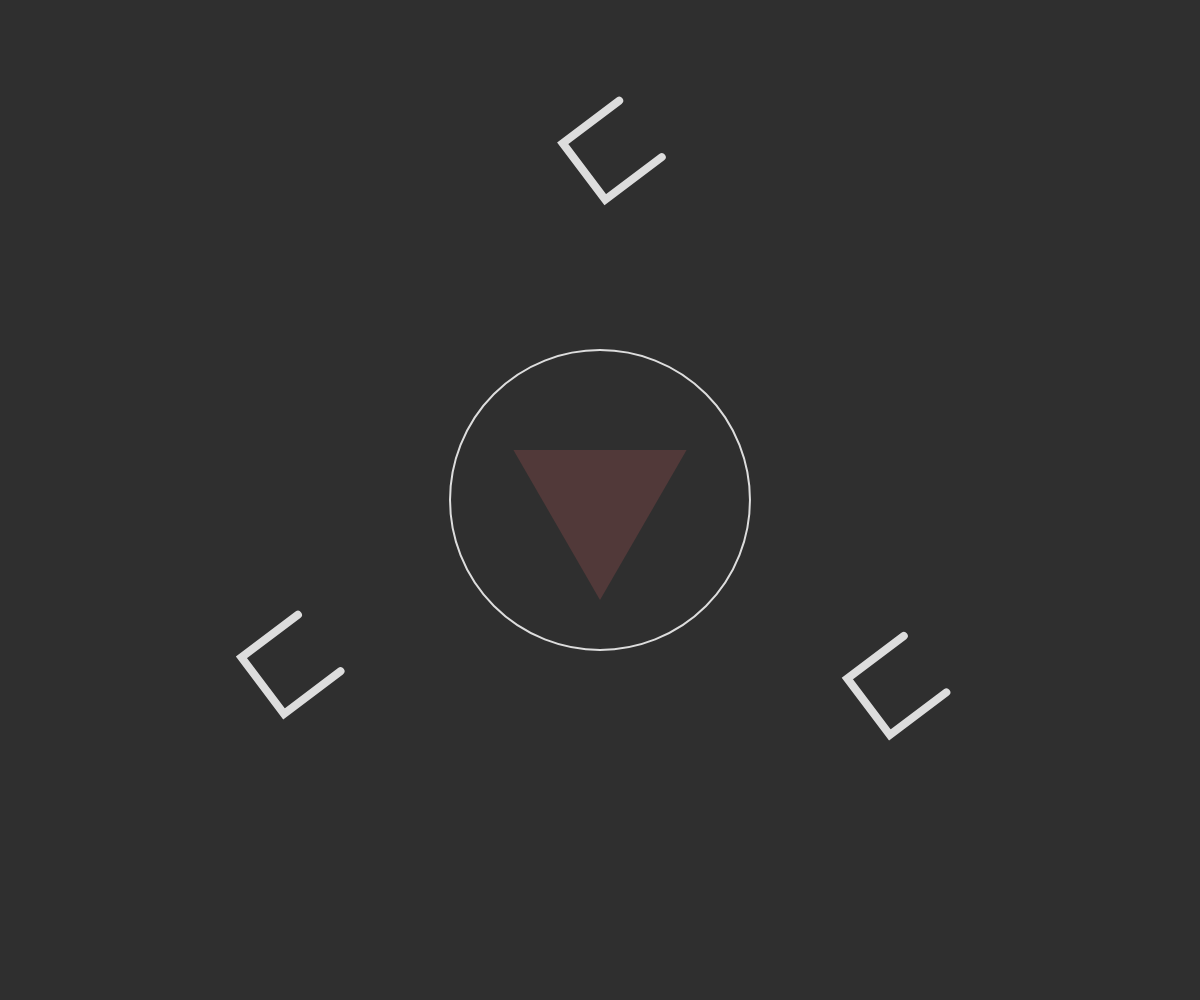
Frame 1 (no input)
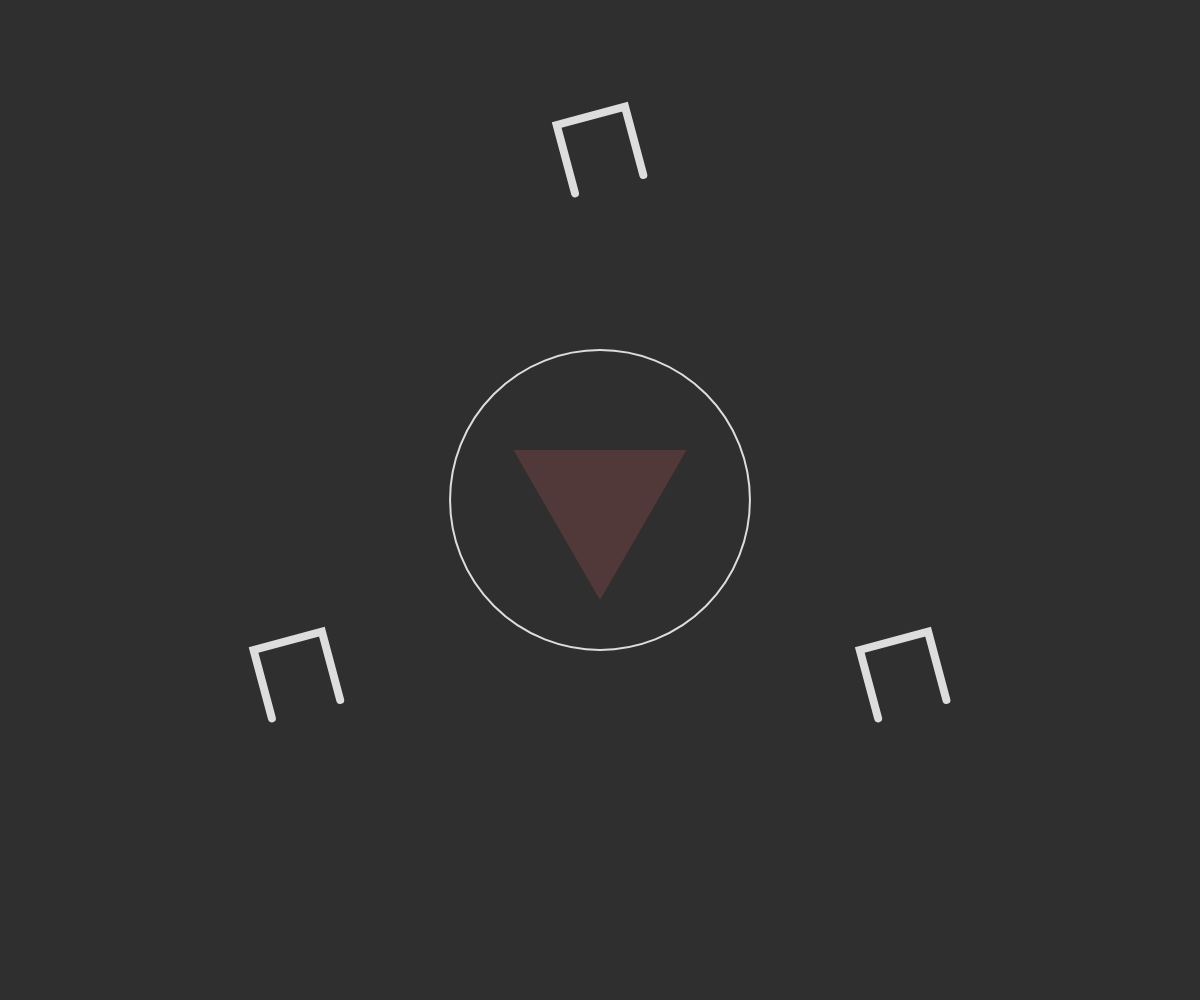
Frame 60 (no input)
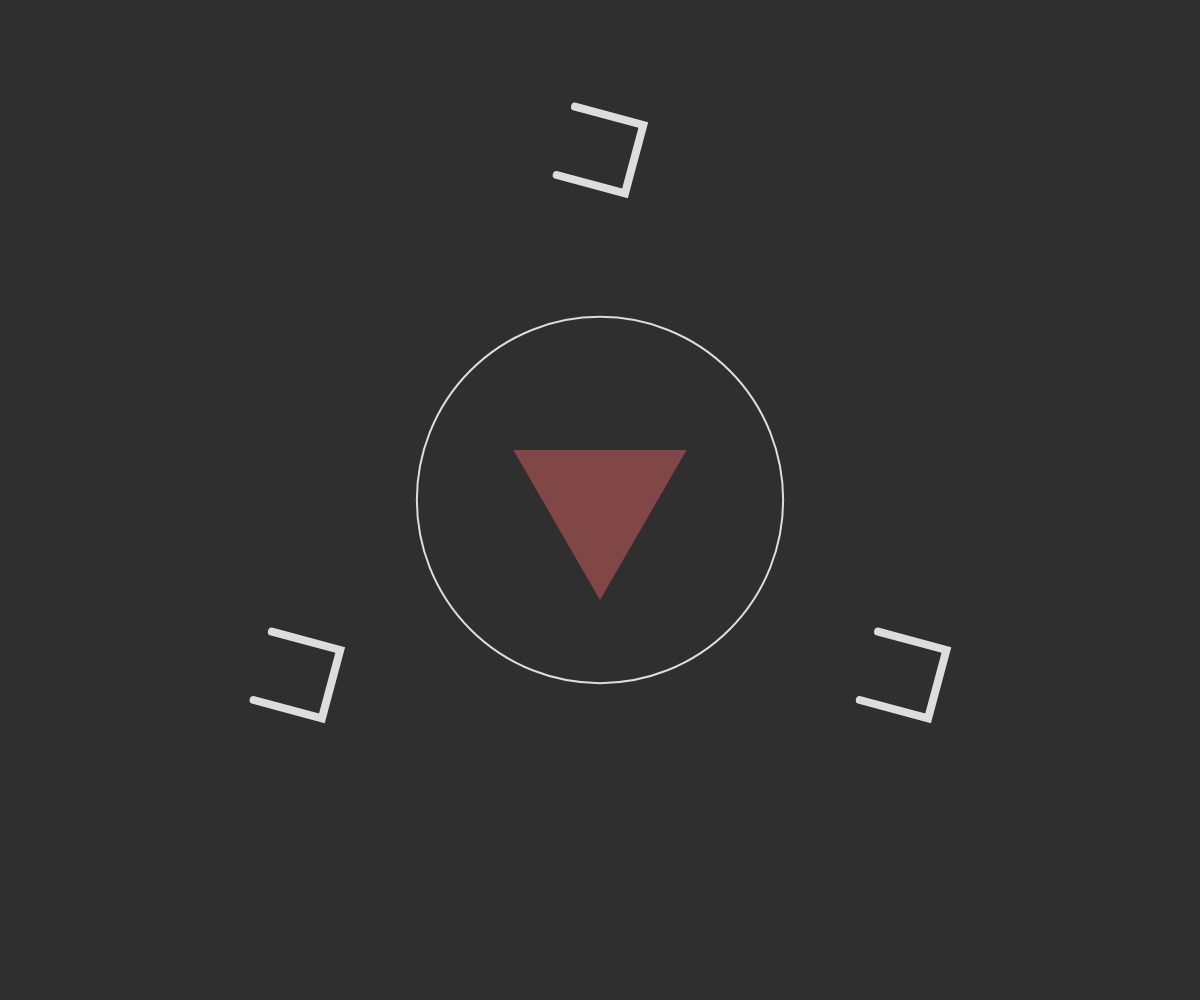
Frame 120 (the mouse pressed at the canvas centre since frame 60)

The p5.js sketch that drew these frames (run headless with seeded random() and noise() and a simulated clock; from frame 60 on, the mouse is pressed at the canvas centre):

// p5.js sketch
// ── sketch.js
const G = {
    ANIM_TIME: 180,
    SQUARE_SIZE: 0.05,
    SQUARE_MOV_RADIUS: 0.35,
    SQUARE_WEIGHT: 8,
    HEART_RADIUS: 0.10,
    HEART_ALPHA_INIT: 55,
    HEART_ALPHA_CHANGE: 200,
    BEAT_RADIUS_INIT: 0.30,
    BEAT_RADIUS_CHANGE: 0.17,
    BEAT_WEIGHT_INIT: 0.03,
    BEAT_WEIGHT_CHANGE: 0.08,
    RADIAL_POSITION_MARK: Math.PI*2,
    SPLASH_WEIGHT: 0.05,
    SPLASH_SPEED: 0.1
};

/** @type { {s: number, l: number} } */
let size;
/** @type { import("p5").Vector } */
let mid;
/** @type { number } */
let time;

/** @typedef { {radialPos: number} } Square */
/** @type { Square [] } */
let squares;

/** @typedef { {radius: number} } Splash*/
/** @type { Splash } */
let splash;

function setup() {
    size = {
        l: (windowWidth >= windowHeight) ? windowWidth : windowHeight,
        s: (windowWidth <= windowHeight) ? windowWidth : windowHeight
    };
    mid = createVector(windowWidth * 0.5, windowHeight * 0.5);

    squares = [
        {radialPos: -Math.PI/2},
        {radialPos: -Math.PI/2 + Math.PI * 2/3},
        {radialPos: -Math.PI/2 + Math.PI * 4/3},
    ];

    splash = {radius: size.l * 2};

    time = 0;

    createCanvas(windowWidth, windowHeight);
}

function draw() {
    background(47);
    time++;
    if (time > G.ANIM_TIME) {
        time = 0;
    }
    const progress = time/G.ANIM_TIME;
    const heartAnimMark = 0.7;

    // Drawing the splash
    if (time > (G.ANIM_TIME * heartAnimMark)) {
        splash.radius = 0;
    }
    if (splash.radius < size.l * 2) {
        splash.radius += size.s * G.SPLASH_SPEED;
    }

    noFill();
    stroke("#CD5C5C");
    strokeWeight(size.s * G.SPLASH_WEIGHT);
    arc(mid.x, mid.y, splash.radius, splash.radius, 0, Math.PI*2);
    
    // Drawing the heart/triangle
    let ta = G.HEART_ALPHA_INIT;
    if (progress <= heartAnimMark) {
        ta = easeInElastic(
            time,
            G.HEART_ALPHA_INIT,
            G.HEART_ALPHA_CHANGE,
            G.ANIM_TIME * heartAnimMark
        );
    } else {
        ta = easeOutExpo (
            time - (G.ANIM_TIME * heartAnimMark),
            G.HEART_ALPHA_INIT + G.HEART_ALPHA_CHANGE,
            -G.HEART_ALPHA_CHANGE,
            G.ANIM_TIME * (1 - heartAnimMark)
        )
    }
    noStroke();
    // fill("#CD5C5C");
    fill(205, 92, 92, ta);
    const triLeft = createVector(
        mid.x + (size.s * G.HEART_RADIUS) * cos(-PI*5/6),
        mid.y + (size.s * G.HEART_RADIUS) * sin(-PI*5/6)
    );
    const triRight = createVector(
        mid.x + (size.s * G.HEART_RADIUS) * cos(-PI/6),
        mid.y + (size.s * G.HEART_RADIUS) * sin(-PI/6)
    );
    const triBottom = createVector(
        mid.x + (size.s * G.HEART_RADIUS) * cos(PI/2),
        mid.y + (size.s * G.HEART_RADIUS) * sin(PI/2)
    );
    triangle(triLeft.x, triLeft.y, triRight.x, triRight.y, triBottom.x, triBottom.y);
    
    // Draw the beat
    let br;
    if (progress <= heartAnimMark) {
        br = easeInElastic(
            time,
            size.s * G.BEAT_RADIUS_INIT,
            size.s * G.BEAT_RADIUS_CHANGE,
            G.ANIM_TIME * heartAnimMark
        );
    } else {
        br = easeOutExpo(
            time - (G.ANIM_TIME * heartAnimMark),
            size.s * (G.BEAT_RADIUS_INIT + G.BEAT_RADIUS_CHANGE),
            -size.s * G.BEAT_RADIUS_CHANGE,
            G.ANIM_TIME * (1-heartAnimMark)
        );
    }
    let bw = 2;
    // if (progress <= heartAnimMark) {
    //     bw = easeInElastic(
    //         time,
    //         size.s * G.BEAT_WEIGHT_INIT,
    //         size.s * G.BEAT_WEIGHT_CHANGE,
    //         G.ANIM_TIME * heartAnimMark
    //     );
    // } else {
    //     bw = easeOutExpo(
    //         time - (G.ANIM_TIME * heartAnimMark),
    //         size.s * (G.BEAT_WEIGHT_INIT + G.BEAT_WEIGHT_CHANGE),
    //         -size.s * G.BEAT_WEIGHT_CHANGE,
    //         G.ANIM_TIME * (1-heartAnimMark)
    //     );
    // }
    noFill();
    stroke('#ddd');
    strokeWeight(bw);
    arc(mid.x, mid.y, br, br, 0, PI*2);

    // Draw the squares
    // const squareRadialPosition = PI*2*progress;
    /** @type { number } */
    let squareRadialPosition;
    squareRadialPosition = easeLinear(
        time,
        0,
        G.RADIAL_POSITION_MARK,
        G.ANIM_TIME
    );

    strokeWeight(G.SQUARE_WEIGHT);
    const squareAngle = progress * Math.PI * 8;
    squares.forEach(s => {
        const squarePos = createVector(
            mid.x + size.s * G.SQUARE_MOV_RADIUS*Math.cos(squareRadialPosition + s.radialPos),
            mid.y + size.s * G.SQUARE_MOV_RADIUS*Math.sin(squareRadialPosition + s.radialPos),
        );
        let points = [];
        beginShape();
        for (let i = 0; i < 4; i++) {
            points[i] = createVector(
                squarePos.x + size.s * G.SQUARE_SIZE*Math.cos(squareAngle + i*Math.PI/2),
                squarePos.y + size.s * G.SQUARE_SIZE*Math.sin(squareAngle + i*Math.PI/2)
            )
            vertex(points[i].x, points[i].y);
        }
        endShape();
        // endShape(CLOSE); // This is the correct way to draw a full square
    });
}

/**
 * 
 * @param {number} t Time
 * @param {number} b Initial value
 * @param {number} c Change in value
 * @param {number} d Duration
 * @returns 
 */
function easeInElastic (t, b, c, d) {
    var s = 1.70158;
    var p = 0;
    var a = c;
    if (t == 0) return b;
    if ((t /= d) == 1) return b + c;
    if (!p) p = d * .3;
    if (a < Math.abs(c)) {
        a = c;
        var s = p / 4;
    }
    else var s = p / (2 * Math.PI) * Math.asin(c / a);
    return -(a * Math.pow(2, 10 * (t -= 1)) * Math.sin((t * d - s) * (2 * Math.PI) / p)) + b;
}

// @ts-ignore
function easeOutExpo (t, b, c, d) {
    return (t == d) ? b + c : c * (-Math.pow(2, -10 * t / d) + 1) + b;
}

//@ts-ignore
function easeInOutQuad (t, b, c, d) {
    if ((t /= d / 2) < 1) return c / 2 * t * t + b;
    return -c / 2 * ((--t) * (t - 2) - 1) + b;
}

//@ts-ignore
function easeLinear (t, b, c, d) {
    return c * t / d + b;
}

//@ts-ignore
function easeInOutSine (t, b, c, d) {
    return -c / 2 * (Math.cos(Math.PI * t / d) - 1) + b;
}
